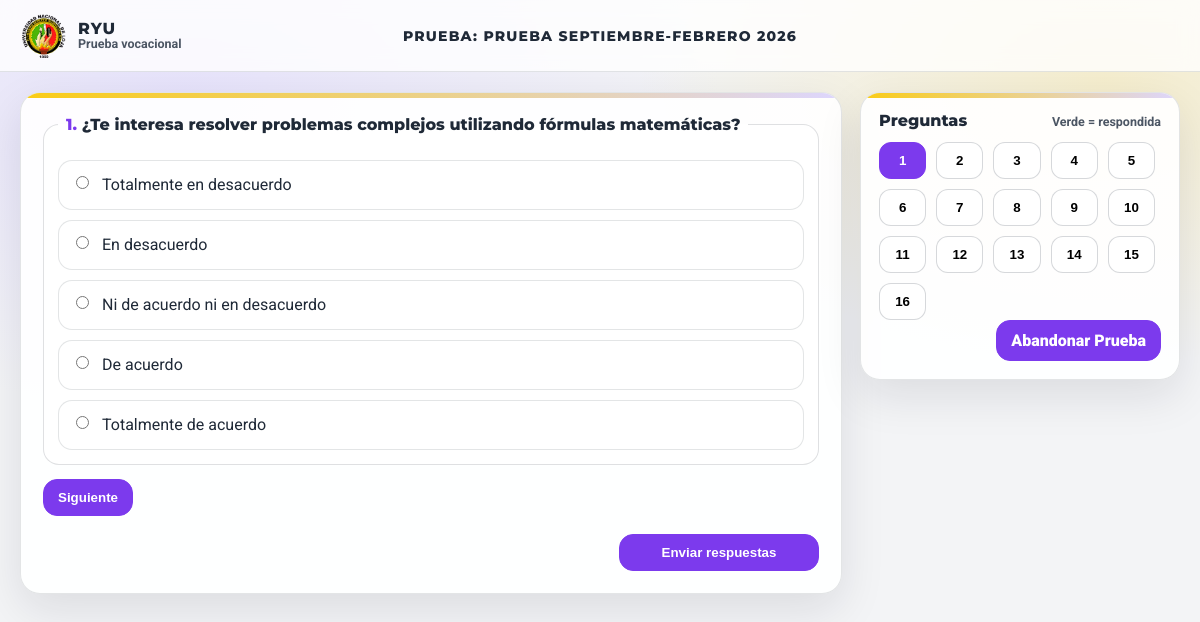
/Prueba/26/ (signed in), run on the app's committed database.
### Resultados/models.py (models this page shows, shortened)
class PruebaUsuario(models.Model):
    persona = models.ForeignKey(Persona, on_delete=models.CASCADE, related_name='pruebas_usuario')
    prueba = models.ForeignKey(Prueba, on_delete=models.CASCADE, related_name='usuarios')
    fecha_realizacion = models.DateTimeField(null=True, blank=True)
    estado = models.CharField(
        max_length=20,
        choices=Estado.choices,
        default=Estado.DISPONIBLE
    )
    class Meta:
        constraints = [models.UniqueConstraint(fields=['persona', 'prueba'],name='unique_prueba_por_persona')]
    def save(self, *args, **kwargs):
        periodo = self.prueba.periodo_academico
        if hasattr(periodo, "vigente") and not periodo.vigente:
            if self.estado in [Estado.DISPONIBLE, Estado.ENPROCESO]:
                self.estado = Estado.CADUCADA
        super().save(*args, **kwargs)

class Prueba(models.Model):
    titulo=models.TextField(default="")
    fecha_inicio = models.DateField()
    fecha_fin = models.DateField()
    descripcion = models.TextField(default="")
    periodo_academico = models.OneToOneField(PeriodoAcademico, on_delete=models.CASCADE, related_name='pruebas')

### Prueba/models.py (models this page shows, shortened)
class Pregunta(models.Model):
    enunciado = models.TextField()
    banco = models.ForeignKey('BancoPreguntas', on_delete=models.CASCADE, related_name='preguntas')
    class Meta:
        verbose_name = "Pregunta"
        verbose_name_plural = "Preguntas"

class Opcion(models.Model):
    contenido = models.TextField()
    valor = models.IntegerField()
    class Meta:
        verbose_name = "Opción"
        verbose_name_plural = "Opciones"

### Resultados/views.py (the view)
@login_required
def resolver_prueba_view(request, prueba_usuario_id):
    prueba_usuario = get_object_or_404(PruebaUsuario, id=prueba_usuario_id, persona=request.user.cuenta.persona)
    if prueba_usuario.estado == Estado.CADUCADA:
        messages.error(request, "Esta prueba fue cancelada y no se puede resolver.")
        return redirect("home")
    if prueba_usuario.estado == Estado.FINALIZADA:
        messages.info(request, "Esta prueba ya fue realizada.")
        return redirect("visualizar_resultados", prueba_usuario.id)
    if prueba_usuario.estado == Estado.DISPONIBLE:
        prueba_usuario.estado = Estado.ENPROCESO
        prueba_usuario.save(update_fields=["estado"])
    periodo = prueba_usuario.prueba.periodo_academico
    preguntas = (Pregunta.objects.filter(banco__periodoVigente=periodo).select_related("banco"))
    opciones = Opcion.objects.all().order_by("id")
    return render(request, "Prueba/prueba.html", {
        "prueba_usuario": prueba_usuario, "preguntas": preguntas, "opciones": opciones})

### templates/Prueba/prueba.html (shortened to what this page needs)
{% load static %}
<!DOCTYPE html>
<html lang="es">
<head>
  <link rel="stylesheet" href="{% static 'css/resolver_prueba.css' %}">
</head>
<body>
  <header class="navbar">
    <div class="nav-left">
      <img class="nav-logo" src="{% static 'image/logo-unl.png' %}" alt="UNL">
      <div class="nav-title-wrap">
        <div class="nav-title">RYU</div>
        <div class="nav-subtitle">Prueba vocacional</div>
      </div>
    </div>
    <div class="nav-center">
      <h1 class="nav-test">Prueba: {{ prueba_usuario.prueba.titulo }}</h1>
    </div>
  </header>
  <main class="page">
    <form method="post" action="{% url 'guardar_respuesta' prueba_usuario.id %}" id="form-prueba" class="layout">
      <section class="panel panel-main">
        {% for pregunta in preguntas %}
          <div class="pregunta" data-index="{{ forloop.counter0 }}" data-pregunta-id="{{ pregunta.id }}">
            <fieldset class="box">
              <legend class="legend">
                <span class="qnum">{{ forloop.counter }}.</span> {{ pregunta.enunciado }}
              </legend>
              <div class="opciones">
                {% for opcion in opciones %}
                  <label class="opcion">
                    <input
                      type="radio"
                      name="pregunta_{{ pregunta.id }}"
                      value="{{ opcion.id }}"
                    >
                    <span class="opcion-text">{{ opcion.contenido }}</span>
                  </label>
                {% endfor %}
              </div>
            </fieldset>
            <div class="navegacion">
              {% if not forloop.last %}
                <button type="button" class="btn btn-primary" onclick="siguiente()">Siguiente</button>
              {% endif %}
            </div>
          </div>
        {% endfor %}
        <div class="submit-row">
          <button type="submit" class="btn btn-primary btn-wide">Enviar respuestas</button>
        </div>
      </section>
      <aside class="panel panel-side">
        <div class="side-head">
          <div class="side-title">Preguntas</div>
          <div class="side-hint">Verde = respondida</div>
        </div>
        <div class="side-grid">
          {% for pregunta in preguntas %}
            <button
              type="button"
              class="side-btn"
              onclick="irAPregunta({{ forloop.counter0 }})"
              id="btn-{{ forloop.counter0 }}"
              aria-label="Ir a la pregunta {{ forloop.counter }}"
            >
              {{ forloop.counter }}
            </button>
          {% endfor %}
        </div>
        <div class="nav-right">
          <a href="{% url 'home' %}" class="btn btn-primary nav-salida">Abandonar Prueba</a>
        </div>
      </aside>
    </form>
  </main>
</body>
</html>

### static/css/resolver_prueba.css (style rules this page uses)
:root { --primary:#7C3AED; --secondary:#DDD6FE; --accent:#FACC15; --bg:#F3F4F6; --text:#1F2937; --muted:#4B5563; --card:#FFFFFF; --border:rgba(31,41,55,.12); --font-title:"Montserrat",sans-serif; --font-body:"Roboto",sans-serif; --radius:16px; --shadow:0 16px 45px rgba(17,24,39,.10); --danger:#DC2626; --ok:#16A34A; }
* { box-sizing:border-box }
html,body { height:100% }
body { margin:0; font-family:var(--font-body); color:var(--text); background: radial-gradient(900px 520px at 15% 12%, rgba(221,214,254,.60), transparent 60%), radial-gradient(850px 520px at 92% 10%, rgba(250,204,21,.18), transparent 55%), var(--bg); }
.navbar { height:72px; display:grid; grid-template-columns: 1fr 2fr 1fr; align-items:center; padding:0 22px; background:rgba(255,255,255,.78); backdrop-filter: blur(10px); border-bottom:1px solid var(--border); position:sticky; top:0; z-index:10; }
.nav-left { display:flex; align-items:center; gap:12px; min-width: 220px; }
.nav-logo { height:44px; width:auto; object-fit:contain; border-radius:10px; }
.nav-title-wrap { line-height:1.1 }
.nav-title { font-family:var(--font-title); font-weight:800; letter-spacing:1px; }
.nav-subtitle { color:var(--muted); font-size:12.5px; font-weight:700; }
.nav-center { display:flex; justify-content:center }
.nav-test { margin:0; font-family:var(--font-title); font-weight:800; font-size:14px; letter-spacing:1.2px; text-transform:uppercase; text-align:center; color:var(--text); }
.nav-right { display:flex; justify-content:flex-end; }
.page { max-width:1200px; margin:20px auto 0; padding:0 20px 28px; }
.layout { display:grid; grid-template-columns: 1fr 320px; gap:18px; align-items:start; }
.panel { background:rgba(255,255,255,.92); border:1px solid var(--border); border-radius:calc(var(--radius) + 4px); box-shadow:var(--shadow); padding:18px; position:relative; overflow:hidden; }
.panel::before { content:""; position:absolute; left:0; top:0; width:100%; height:5px; background:linear-gradient(90deg, var(--accent), var(--secondary)); }
.panel-main { padding:22px }
.panel-side { padding:18px }
.pregunta { display:none }
.pregunta.activa { display:block }
.box { border:1px solid rgba(31,41,55,.14); border-radius:var(--radius); padding:14px; margin:0; background:rgba(255,255,255,.75); }
.legend { font-family:var(--font-title); font-weight:800; color:var(--text); padding:0 8px; }
.qnum { color:var(--primary) }
.opciones { margin-top:12px; display:flex; flex-direction:column; gap:10px; }
.opcion { display:flex; align-items:flex-start; gap:10px; padding:12px 12px; border-radius:14px; border:1px solid rgba(31,41,55,.12); background:#fff; cursor:pointer; transition: transform .12s ease, box-shadow .2s ease, border-color .2s ease; }
.opcion input { margin-top:3px; accent-color: var(--primary) }
.opcion-text { color:var(--text); line-height:1.5 }
.navegacion { margin-top:14px; display:flex; justify-content:space-between; gap:10px; }
.submit-row { margin-top:18px; display:flex; justify-content:flex-end; }
.side-head { display:flex; justify-content:space-between; align-items:baseline; gap:10px; margin-bottom:12px; }
.side-title { font-family:var(--font-title); font-weight:800; }
.side-hint { color:var(--muted); font-size:12.5px; font-weight:700; }
.side-grid { display:grid; grid-template-columns: repeat(5, 1fr); gap:10px; max-height:70vh; overflow:auto; padding-right:6px; }
.side-btn { border:1px solid rgba(31,41,55,.18); background:#fff; border-radius:12px; padding:10px 0; cursor:pointer; font-weight:900; transition: transform .12s ease, box-shadow .2s ease, background .2s ease, color .2s ease, border-color .2s ease; }
.side-btn.activa { background:var(--primary); color:#fff; border-color:var(--primary); }
.btn { padding:10px 14px; border-radius:14px; border:1px solid rgba(31,41,55,.18); cursor:pointer; background:#fff; font-weight:900; text-decoration:none; color:var(--text); transition:transform .15s ease, box-shadow .2s ease, background .2s ease, color .2s ease, border-color .2s ease; display:inline-flex; align-items:center; justify-content:center; }
.btn-primary { background:var(--primary); color:#fff; border-color:var(--primary); }
.nav-salida { background: var(--primary); color: #fff; border-color: var(--primary); }
.btn-wide { min-width:200px }

### data on the page
PruebaUsuario: prueba.titulo "PRUEBA SEPTIEMBRE-FEBRERO 2026"
Pregunta: enunciado "¿Te interesa resolver problemas complejos utilizando fórmulas matemáticas?"
Opcion: contenido "Totalmente en desacuerdo"
Opcion: contenido "En desacuerdo"
Opcion: contenido "Ni de acuerdo ni en desacuerdo"
Opcion: contenido "De acuerdo"
Opcion: contenido "Totalmente de acuerdo"
